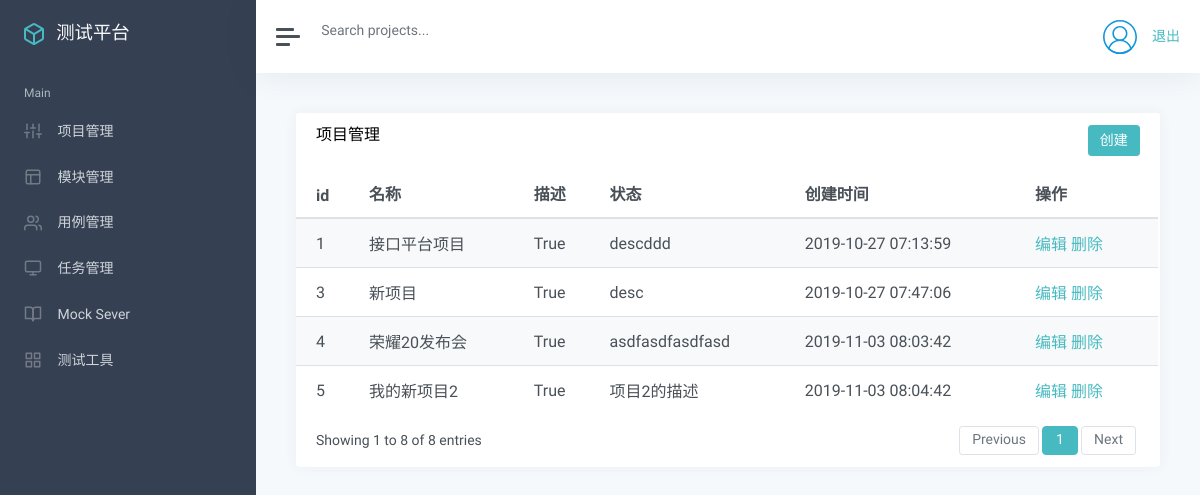
Page /manage/ (signed in) on the committed database.
### app_manage/models.py (models this page shows, shortened)
class Project(models.Model):
    name = models.CharField("名称", max_length=100, null=False, default="")
    describe = models.TextField("描述", default="")
    status = models.BooleanField("状态", default=True)
    update_time = models.DateTimeField("更新时间", auto_now=True)
    create_time = models.DateTimeField("创建时间", auto_now_add=True)

### app_manage/views/project_view.py (the view)
# urls.py: path('', project_view.list_project),
@login_required
def list_project(request):
    username = request.COOKIES.get('user', '')
    project_list = Project.objects.all()
    return render(request, "project/list.html", {"projects": project_list,
                                                 "user": username})

### templates/project/list.html (shortened to what this page needs)
{% extends "manage.html" %}
{% block manage %}
<div class="card flex-fill">
    <div class="card-header">
        <h5 class="card-title mb-0" style="float:left">项目管理</h5>
        <button onclick="add()" type="button" class="btn btn-primary" style="float:right">创建</button>
    </div>
    <div id="datatables-dashboard-traffic_wrapper" class="dataTables_wrapper dt-bootstrap4 no-footer">
        <div class="row">
            <div class="col-sm-12">
                <table id="datatables-dashboard-traffic" class="table table-striped my-0 dataTable no-footer"
                    role="grid" aria-describedby="datatables-dashboard-traffic_info">
                    <thead>
                        <tr role="row">
                            <th>id</th>
                            <th>名称</th>
                            <th>描述</th>
                            <th>状态</th>
                            <th>创建时间</th>
                            <th>操作</th>
                        </tr>
                    </thead>
                    <tbody>
                        {% for p in projects %}
                        <tr role="row" class="odd">
                            <td>{{ p.id }}</td>
                            <td>{{ p.name }}</td>
                            <td>{{ p.status }}</td>
                            <td>{{ p.describe }}</td>
                            <td>{{ p.create_time |date:"Y-m-d H:i:s"}}</td>
                            <td>
                                <a href="/manage/project_edit/{{p.id}}/">编辑</a>
                                <a href="/manage/project_delete/{{p.id}}/">删除</a>
                            </td>
                        </tr>
                        {% endfor %}
                    </tbody>
                </table>
            </div>
        </div>
        <div class="row">
            <div class="col-sm-12 col-md-5">
                <div class="dataTables_info" id="datatables-dashboard-traffic_info" role="status" aria-live="polite">
                    Showing 1 to 8 of 8 entries
                </div>
            </div>
            <div class="col-sm-12 col-md-7">
                <div class="dataTables_paginate paging_simple_numbers" id="datatables-dashboard-traffic_paginate">
                    <ul class="pagination">
                        <li class="paginate_button page-item previous disabled"
                            id="datatables-dashboard-traffic_previous">
                            <a href="#" aria-controls="datatables-dashboard-traffic" data-dt-idx="0" tabindex="0"
                                class="page-link">Previous</a>
                        </li>
                        <li class="paginate_button page-item active">
                            <a href="#" aria-controls="datatables-dashboard-traffic" data-dt-idx="1" tabindex="0"
                                class="page-link">1</a>
                        </li>
                        <li class="paginate_button page-item next disabled" id="datatables-dashboard-traffic_next">
                            <a href="#" aria-controls="datatables-dashboard-traffic" data-dt-idx="2" tabindex="0"
                                class="page-link">Next</a>
                        </li>
                    </ul>
                </div>
            </div>
        </div>
    </div>
</div>
{% endblock %}

### rows in the picture
Project: id "1", name "接口平台项目", status "True", describe "descddd", create_time "2019-10-27 07:13:59"
Project: id "3", name "新项目", status "True", describe "desc", create_time "2019-10-27 07:47:06"
Project: id "4", name "荣耀20发布会", status "True", describe "asdfasdfasdfasd", create_time "2019-11-03 08:03:42"
Project: id "5", name "我的新项目2", status "True", describe "项目2的描述", create_time "2019-11-03 08:04:42"
